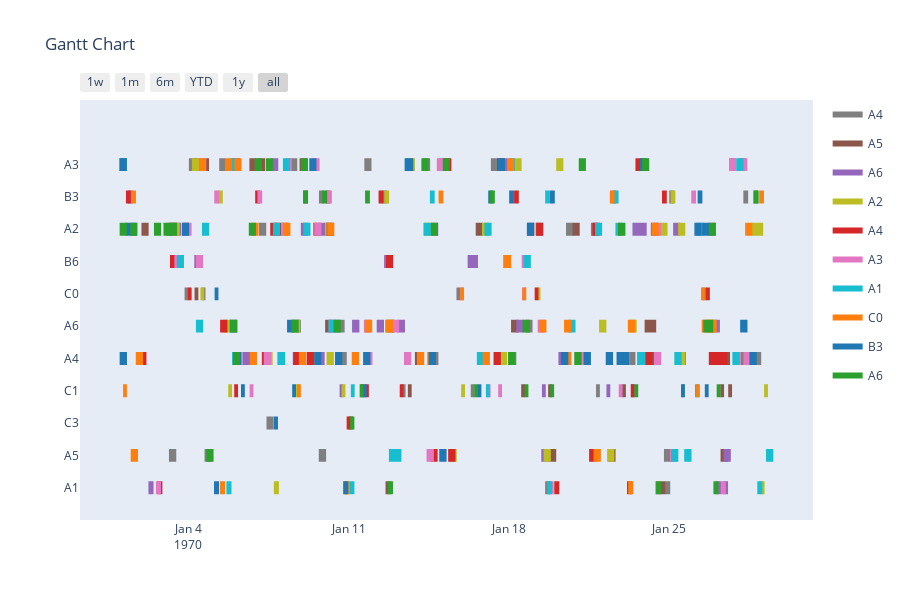

Notebook code cell kept with this figure:
### Code cell
results= to_visualize(oven_stack)

df = pd.DataFrame(results, columns=['Job', 'Machine', 'Start', 'Duration', 'Finish'])
df=df.rename(columns={"Job": "Task"})
df.Start = pd.to_datetime(df.Start, unit='s', errors='coerce')
df.Finish = pd.to_datetime(df.Finish, unit='s', errors='coerce')
df.Duration = df.Duration * 60
df = df[['Machine','Start','Duration', 'Finish','Task']]
df['Machine'] = 'O' + df['Machine'].astype(str)
#print(df)

colors = {1: 'rgb(220, 0, 0)',
          2: (1, 0.9, 0.16),
          3: 'rgb(0, 255, 100)',
          4: 'rgb(220, 0, 0)',
          5: (1, 0.9, 0.16),
          6: 'rgb(0, 255, 100)',}

fig = ff.create_gantt(df, group_tasks=True, show_colorbar=True)
fig.show()

### Figure 1 — Plotly figure (JSON) as saved in the notebook; plotly's stock layout.template omitted (floating-point values rounded to 4 significant figures; data arrays with more than 128 entries replaced by an {"elided": "..."} marker saying what was removed)
{"data": [{"fill": "toself", "fillcolor": "rgb(127, 127, 127)", "hoverinfo": "name", "legendgroup": "rgb(127, 127, 127)", "mode": "none", "name": "A4", "type": "scatter", "x": {"elided": "209 str values"}, "y": {"elided": "209 float values"}}, {"fill": "toself", "fillcolor": "rgb(140, 86, 75)", "hoverinfo": "name", "legendgroup": "rgb(140, 86, 75)", "mode": "none", "name": "A5", "type": "scatter", "x": {"elided": "209 str values"}, "y": {"elided": "209 float values"}}, {"fill": "toself", "fillcolor": "rgb(148, 103, 189)", "hoverinfo": "name", "legendgroup": "rgb(148, 103, 189)", "mode": "none", "name": "A6", "type": "scatter", "x": {"elided": "209 str values"}, "y": {"elided": "209 float values"}}, {"fill": "toself", "fillcolor": "rgb(188, 189, 34)", "hoverinfo": "name", "legendgroup": "rgb(188, 189, 34)", "mode": "none", "name": "A2", "type": "scatter", "x": {"elided": "209 str values"}, "y": {"elided": "209 float values"}}, {"fill": "toself", "fillcolor": "rgb(214, 39, 40)", "hoverinfo": "name", "legendgroup": "rgb(214, 39, 40)", "mode": "none", "name": "A4", "type": "scatter", "x": {"elided": "209 str values"}, "y": {"elided": "209 float values"}}, {"fill": "toself", "fillcolor": "rgb(227, 119, 194)", "hoverinfo": "name", "legendgroup": "rgb(227, 119, 194)", "mode": "none", "name": "A3", "type": "scatter", "x": {"elided": "209 str values"}, "y": {"elided": "209 float values"}}, {"fill": "toself", "fillcolor": "rgb(23, 190, 207)", "hoverinfo": "name", "legendgroup": "rgb(23, 190, 207)", "mode": "none", "name": "A1", "type": "scatter", "x": {"elided": "209 str values"}, "y": {"elided": "209 float values"}}, {"fill": "toself", "fillcolor": "rgb(255, 127, 14)", "hoverinfo": "name", "legendgroup": "rgb(255, 127, 14)", "mode": "none", "name": "C0", "type": "scatter", "x": {"elided": "209 str values"}, "y": {"elided": "209 float values"}}, {"fill": "toself", "fillcolor": "rgb(31, 119, 180)", "hoverinfo": "name", "legendgroup": "rgb(31, 119, 180)", "mode": "none", "name": "B3", "type": "scatter", "x": {"elided": "209 str values"}, "y": {"elided": "209 float values"}}, {"fill": "toself", "fillcolor": "rgb(44, 160, 44)", "hoverinfo": "name", "legendgroup": "rgb(44, 160, 44)", "mode": "none", "name": "A6", "type": "scatter", "x": {"elided": "209 str values"}, "y": {"elided": "209 float values"}}, {"legendgroup": "rgb(127, 127, 127)", "marker": {"color": "rgb(127, 127, 127)", "opacity": 0, "size": 1}, "mode": "markers", "name": "", "showlegend": false, "text": [null, null, null, null, null, null, null, null, null, null, null, null, null, null, null, null, null, null, null, null, null, null, null, null, null, null, null, null, null, null, null, null, null, null, null, null, null, null, null, null, null, null, null, null, null, null, null, null, null, null, null, null, null, null, null, null, null, null, null, null, null, null, null, null, null, null, null, null, null, null, null, null, null, null, null, null, null, null, null, null, null, null, null, null], "type": "scatter", "x": ["1970-01-04T13:55:40", "1970-01-04T17:55:40", "1970-01-08T14:15:34", "1970-01-08T21:55:34", "1970-01-11T16:21:35", "1970-01-11T23:51:35", "1970-01-17T04:54:51", "1970-01-17T12:24:51", "1970-01-21T13:46:30", "1970-01-21T21:16:30", "1970-01-25T06:12:15", "1970-01-25T13:52:15", "1970-01-28T15:51:40", "1970-01-28T20:51:40", "1970-01-04T16:57:47", "1970-01-05T00:37:47", "1970-01-08T10:36:13", "1970-01-08T18:06:13", "1970-01-12T11:02:50", "1970-01-12T16:02:50", "1970-01-16T07:51:52", "1970-01-16T11:51:52", "1970-01-19T13:48:26", "1970-01-19T19:08:26", "1970-01-24T19:31:32", "1970-01-25T00:51:32", "1970-01-28T16:31:06", "1970-01-29T00:11:06", "1970-01-05T08:19:01", "1970-01-05T15:49:01", "1970-01-09T16:50:42", "1970-01-09T21:50:42", "1970-01-14T05:49:23", "1970-01-14T13:19:23", "1970-01-19T03:49:31", "1970-01-19T11:19:31", "1970-01-23T04:44:57", "1970-01-23T12:24:57", "1970-01-26T10:47:20", "1970-01-26T14:47:20", "1970-01-03T03:38:34", "1970-01-03T11:18:34", "1970-01-07T02:02:53", "1970-01-07T09:32:53", "1970-01-09T16:38:03", "1970-01-10T00:18:03", "1970-01-13T07:33:11", "1970-01-13T11:33:11", "1970-01-17T23:53:49", "1970-01-18T07:33:49", "1970-01-21T19:08:06", "1970-01-21T23:08:06", "1970-01-24T23:50:02", "1970-01-25T04:50:02", "1970-01-28T05:28:46", "1970-01-28T10:28:46", "1970-01-03T20:01:56", "1970-01-04T00:01:56", "1970-01-07T12:38:42", "1970-01-07T17:08:42", "1970-01-10T12:03:18", "1970-01-10T19:43:18", "1970-01-14T14:18:46", "1970-01-14T21:58:46", "1970-01-18T16:55:09", "1970-01-19T00:35:09", "1970-01-23T07:44:56", "1970-01-23T11:44:56", "1970-01-27T14:33:34", "1970-01-27T22:03:34", "1970-01-04T00:30:15", "1970-01-04T08:00:15", "1970-01-07T09:52:06", "1970-01-07T14:22:06", "1970-01-10T14:17:24", "1970-01-10T21:57:24", "1970-01-15T16:51:53", "1970-01-15T20:51:53", "1970-01-20T11:42:08", "1970-01-20T19:12:08", "1970-01-24T18:17:32", "1970-01-25T01:57:32", "1970-01-28T00:11:54", "1970-01-28T07:51:54"], "y": [6, 6, 5, 5, 10, 10, 10, 10, 8, 8, 4, 4, 9, 9, 1, 1, 10, 10, 9, 9, 3, 3, 0, 0, 0, 0, 4, 4, 10, 10, 9, 9, 10, 10, 8, 8, 4, 4, 6, 6, 1, 1, 8, 8, 1, 1, 3, 3, 4, 4, 3, 3, 9, 9, 9, 9, 6, 6, 2, 2, 5, 5, 4, 4, 5, 5, 3, 3, 10, 10, 10, 10, 2, 2, 4, 4, 6, 6, 8, 8, 1, 1, 4, 4]}, {"legendgroup": "rgb(140, 86, 75)", "marker": {"color": "rgb(140, 86, 75)", "opacity": 0, "size": 1}, "mode": "markers", "name": "", "showlegend": false, "text": [null, null, null, null, null, null, null, null, null, null, null, null, null, null, null, null, null, null, null, null, null, null, null, null, null, null, null, null, null, null, null, null, null, null, null, null, null, null, null, null, null, null, null, null, null, null, null, null, null, null, null, null, null, null, null, null, null, null, null, null, null, null, null, null, null, null, null, null, null, null, null, null, null, null, null, null, null, null, null, null, null, null, null, null], "type": "scatter", "x": ["1970-01-04T04:41:44", "1970-01-04T12:11:44", "1970-01-07T19:14:21", "1970-01-08T02:44:21", "1970-01-10T23:53:01", "1970-01-11T04:23:01", "1970-01-16T13:04:42", "1970-01-16T20:34:42", "1970-01-19T17:43:37", "1970-01-20T01:23:37", "1970-01-24T14:34:06", "1970-01-24T19:54:06", "1970-01-28T00:51:42", "1970-01-28T08:21:42", "1970-01-04T06:27:58", "1970-01-04T10:27:58", "1970-01-07T21:30:11", "1970-01-08T05:10:11", "1970-01-11T12:17:26", "1970-01-11T16:17:26", "1970-01-14T23:02:35", "1970-01-15T06:32:35", "1970-01-18T19:03:30", "1970-01-19T02:33:30", "1970-01-23T22:02:01", "1970-01-24T05:42:01", "1970-01-27T07:52:34", "1970-01-27T15:32:34", "1970-01-04T14:09:25", "1970-01-04T21:39:25", "1970-01-08T20:30:00", "1970-01-09T04:00:00", "1970-01-12T16:09:38", "1970-01-12T23:49:38", "1970-01-18T12:43:18", "1970-01-18T16:43:18", "1970-01-22T07:55:09", "1970-01-22T15:35:09", "1970-01-25T09:31:53", "1970-01-25T17:11:53", "1970-01-01T22:51:51", "1970-01-02T06:21:51", "1970-01-06T13:52:29", "1970-01-06T21:32:29", "1970-01-09T00:18:56", "1970-01-09T05:18:56", "1970-01-12T14:35:06", "1970-01-12T19:55:06", "1970-01-16T19:05:49", "1970-01-17T02:45:49", "1970-01-20T18:30:18", "1970-01-21T02:00:18", "1970-01-24T02:29:19", "1970-01-24T10:09:19", "1970-01-27T13:37:45", "1970-01-27T17:37:45", "1970-01-03T04:00:41", "1970-01-03T11:30:41", "1970-01-07T00:50:18", "1970-01-07T08:20:18", "1970-01-09T23:17:44", "1970-01-10T06:57:44", "1970-01-13T21:20:35", "1970-01-14T05:00:35", "1970-01-18T02:05:20", "1970-01-18T09:45:20", "1970-01-22T22:24:50", "1970-01-23T02:24:50", "1970-01-27T05:16:52", "1970-01-27T09:16:52", "1970-01-03T09:06:28", "1970-01-03T16:36:28", "1970-01-06T15:57:53", "1970-01-06T23:27:53", "1970-01-09T23:40:21", "1970-01-10T04:40:21", "1970-01-13T13:57:43", "1970-01-13T17:57:43", "1970-01-19T16:57:32", "1970-01-19T20:57:32", "1970-01-24T02:08:50", "1970-01-24T09:48:50", "1970-01-27T05:35:30", "1970-01-27T13:15:30"], "y": [10, 10, 8, 8, 2, 2, 8, 8, 1, 1, 0, 0, 10, 10, 6, 6, 4, 4, 3, 3, 10, 10, 8, 8, 5, 5, 4, 4, 10, 10, 10, 10, 5, 5, 3, 3, 1, 1, 4, 4, 8, 8, 4, 4, 9, 9, 0, 0, 4, 4, 8, 8, 5, 5, 3, 3, 8, 8, 10, 10, 5, 5, 4, 4, 5, 5, 3, 3, 3, 3, 7, 7, 10, 10, 9, 9, 3, 3, 3, 3, 4, 4, 1, 1]}, {"legendgroup": "rgb(148, 103, 189)", "marker": {"color": "rgb(148, 103, 189)", "opacity": 0, "size": 1}, "mode": "markers", "name": "", "showlegend": false, "text": [null, null, null, null, null, null, null, null, null, null, null, null, null, null, null, null, null, null, null, null, null, null, null, null, null, null, null, null, null, null, null, null, null, null, null, null, null, null, null, null, null, null, null, null, null, null, null, null, null, null, null, null, null, null, null, null, null, null, null, null, null, null, null, null, null, null, null, null, null, null, null, null, null, null, null, null, null, null, null, null, null, null, null, null], "type": "scatter", "x": ["1970-01-03T09:03:04", "1970-01-03T16:33:04", "1970-01-07T05:16:00", "1970-01-07T12:56:00", "1970-01-10T14:27:27", "1970-01-10T18:27:27", "1970-01-16T04:36:36", "1970-01-16T12:06:36", "1970-01-19T10:27:23", "1970-01-19T14:27:23", "1970-01-24T04:29:11", "1970-01-24T11:59:11", "1970-01-27T08:40:54", "1970-01-27T16:20:54", "1970-01-03T17:30:42", "1970-01-04T01:00:42", "1970-01-07T14:42:00", "1970-01-07T22:12:00", "1970-01-11T03:31:15", "1970-01-11T11:11:15", "1970-01-14T14:17:35", "1970-01-14T21:47:35", "1970-01-18T07:37:32", "1970-01-18T15:17:32", "1970-01-23T14:17:03", "1970-01-23T21:57:03", "1970-01-27T00:56:41", "1970-01-27T06:16:41", "1970-01-04T06:13:42", "1970-01-04T13:43:42", "1970-01-08T13:23:07", "1970-01-08T21:03:07", "1970-01-12T13:04:56", "1970-01-12T20:34:56", "1970-01-17T14:33:58", "1970-01-17T22:03:58", "1970-01-22T06:01:49", "1970-01-22T10:01:49", "1970-01-25T03:55:32", "1970-01-25T11:25:32", "1970-01-01T08:51:17", "1970-01-01T13:51:17", "1970-01-05T19:56:16", "1970-01-06T03:26:16", "1970-01-08T21:49:52", "1970-01-09T05:19:52", "1970-01-12T05:18:22", "1970-01-12T12:58:22", "1970-01-16T07:55:21", "1970-01-16T15:25:21", "1970-01-20T03:41:36", "1970-01-20T11:21:36", "1970-01-23T16:41:32", "1970-01-24T00:11:32", "1970-01-27T08:05:07", "1970-01-27T13:25:07", "1970-01-02T06:10:27", "1970-01-02T11:30:27", "1970-01-06T14:04:11", "1970-01-06T21:44:11", "1970-01-09T15:06:07", "1970-01-09T22:46:07", "1970-01-13T11:46:11", "1970-01-13T19:16:11", "1970-01-17T18:03:14", "1970-01-18T01:33:14", "1970-01-22T11:25:39", "1970-01-22T16:25:39", "1970-01-26T16:58:43", "1970-01-27T00:28:43", "1970-01-03T01:23:45", "1970-01-03T08:53:45", "1970-01-06T08:33:22", "1970-01-06T16:13:22", "1970-01-09T18:03:05", "1970-01-10T01:33:05", "1970-01-13T03:18:15", "1970-01-13T10:58:15", "1970-01-19T09:47:13", "1970-01-19T17:27:13", "1970-01-23T09:17:42", "1970-01-23T16:47:42", "1970-01-26T21:14:16", "1970-01-27T04:54:16"], "y": [8, 8, 4, 4, 3, 3, 7, 7, 3, 3, 8, 8, 1, 1, 8, 8, 10, 10, 5, 5, 8, 8, 5, 5, 4, 4, 0, 0, 7, 7, 4, 4, 7, 7, 10, 10, 3, 3, 8, 8, 9, 9, 10, 10, 8, 8, 5, 5, 7, 7, 4, 4, 8, 8, 0, 0, 0, 0, 4, 4, 4, 4, 10, 10, 7, 7, 9, 9, 8, 8, 8, 8, 4, 4, 8, 8, 5, 5, 1, 1, 8, 8, 5, 5]}, {"legendgroup": "rgb(188, 189, 34)", "marker": {"color": "rgb(188, 189, 34)", "opacity": 0, "size": 1}, "mode": "markers", "name": "", "showlegend": false, "text": [null, null, null, null, null, null, null, null, null, null, null, null, null, null, null, null, null, null, null, null, null, null, null, null, null, null, null, null, null, null, null, null, null, null, null, null, null, null, null, null, null, null, null, null, null, null, null, null, null, null, null, null, null, null, null, null, null, null, null, null, null, null, null, null, null, null, null, null, null, null, null, null, null, null, null, null, null, null, null, null, null, null, null, null], "type": "scatter", "x": ["1970-01-05T12:31:36", "1970-01-05T20:11:36", "1970-01-08T16:40:37", "1970-01-08T20:40:37", "1970-01-12T13:21:33", "1970-01-12T18:21:33", "1970-01-17T14:14:44", "1970-01-17T21:54:44", "1970-01-22T06:44:18", "1970-01-22T14:24:18", "1970-01-25T09:08:19", "1970-01-25T16:38:19", "1970-01-28T22:24:58", "1970-01-29T03:44:58", "1970-01-05T07:00:32", "1970-01-05T12:00:32", "1970-01-08T13:28:41", "1970-01-08T21:08:41", "1970-01-12T14:00:26", "1970-01-12T21:40:26", "1970-01-16T19:37:07", "1970-01-17T03:07:07", "1970-01-20T01:22:41", "1970-01-20T08:52:41", "1970-01-25T01:14:06", "1970-01-25T06:14:06", "1970-01-29T03:11:22", "1970-01-29T07:11:22", "1970-01-05T17:46:19", "1970-01-05T21:46:19", "1970-01-10T00:46:08", "1970-01-10T08:26:08", "1970-01-14T06:19:25", "1970-01-14T13:49:25", "1970-01-19T12:08:32", "1970-01-19T19:48:32", "1970-01-23T06:05:05", "1970-01-23T13:45:05", "1970-01-26T13:44:43", "1970-01-26T21:24:43", "1970-01-03T07:29:20", "1970-01-03T14:59:20", "1970-01-07T08:37:33", "1970-01-07T16:17:33", "1970-01-09T23:06:39", "1970-01-10T06:36:39", "1970-01-13T13:52:39", "1970-01-13T21:22:39", "1970-01-18T05:38:33", "1970-01-18T13:08:33", "1970-01-21T22:18:11", "1970-01-22T05:58:11", "1970-01-25T12:10:42", "1970-01-25T16:10:42", "1970-01-28T18:44:18", "1970-01-29T02:14:18", "1970-01-04T03:39:57", "1970-01-04T11:09:57", "1970-01-07T17:32:13", "1970-01-07T22:52:13", "1970-01-10T19:45:10", "1970-01-11T01:05:10", "1970-01-15T09:29:31", "1970-01-15T17:09:31", "1970-01-19T04:54:02", "1970-01-19T08:54:02", "1970-01-24T14:32:06", "1970-01-24T22:02:06", "1970-01-27T19:23:55", "1970-01-28T03:03:55", "1970-01-04T12:37:16", "1970-01-04T16:37:16", "1970-01-08T01:10:30", "1970-01-08T08:40:30", "1970-01-10T16:32:26", "1970-01-10T20:32:26", "1970-01-15T21:48:17", "1970-01-16T01:48:17", "1970-01-20T22:55:00", "1970-01-21T06:35:00", "1970-01-25T09:07:08", "1970-01-25T16:47:08", "1970-01-28T14:07:14", "1970-01-28T21:37:14"], "y": [5, 5, 3, 3, 9, 9, 4, 4, 1, 1, 8, 8, 0, 0, 9, 9, 5, 5, 5, 5, 8, 8, 10, 10, 9, 9, 3, 3, 3, 3, 4, 4, 8, 8, 1, 1, 5, 5, 5, 5, 8, 8, 4, 4, 8, 8, 10, 10, 10, 10, 5, 5, 3, 3, 8, 8, 10, 10, 0, 0, 0, 0, 1, 1, 6, 6, 8, 8, 4, 4, 6, 6, 8, 8, 3, 3, 3, 3, 4, 4, 4, 4, 8, 8]}, {"legendgroup": "rgb(214, 39, 40)", "marker": {"color": "rgb(214, 39, 40)", "opacity": 0, "size": 1}, "mode": "markers", "name": "", "showlegend": false, "text": [null, null, null, null, null, null, null, null, null, null, null, null, null, null, null, null, null, null, null, null, null, null, null, null, null, null, null, null, null, null, null, null, null, null, null, null, null, null, null, null, null, null, null, null, null, null, null, null, null, null, null, null, null, null, null, null, null, null, null, null, null, null, null, null, null, null, null, null, null, null, null, null, null, null, null, null, null, null, null, null, null, null, null, null], "type": "scatter", "x": ["1970-01-03T04:44:15", "1970-01-03T12:14:15", "1970-01-06T21:59:59", "1970-01-07T02:59:59", "1970-01-10T00:50:49", "1970-01-10T08:20:49", "1970-01-15T04:03:41", "1970-01-15T11:33:41", "1970-01-19T04:24:50", "1970-01-19T11:54:50", "1970-01-23T22:30:47", "1970-01-24T06:10:47", "1970-01-27T05:06:57", "1970-01-27T12:46:57", "1970-01-02T15:26:38", "1970-01-02T20:46:38", "1970-01-07T04:59:38", "1970-01-07T12:39:38", "1970-01-10T21:50:14", "1970-01-11T02:20:14", "1970-01-14T13:29:50", "1970-01-14T21:09:50", "1970-01-18T05:14:18", "1970-01-18T10:14:18", "1970-01-23T07:31:31", "1970-01-23T11:31:31", "1970-01-26T21:51:43", "1970-01-27T05:31:43", "1970-01-03T23:25:09", "1970-01-04T03:25:09", "1970-01-07T13:45:21", "1970-01-07T21:15:21", "1970-01-12T07:16:20", "1970-01-12T12:16:20", "1970-01-17T07:44:35", "1970-01-17T15:24:35", "1970-01-21T11:52:51", "1970-01-21T19:32:51", "1970-01-24T16:15:32", "1970-01-24T21:15:32", "1970-01-01T00:00:00", "1970-01-01T07:30:00", "1970-01-05T09:15:37", "1970-01-05T16:55:37", "1970-01-08T13:56:17", "1970-01-08T21:36:17", "1970-01-11T17:06:26", "1970-01-11T21:06:26", "1970-01-15T08:11:27", "1970-01-15T15:51:27", "1970-01-19T23:19:56", "1970-01-20T04:39:56", "1970-01-23T12:25:09", "1970-01-23T19:55:09", "1970-01-27T02:24:21", "1970-01-27T10:04:21", "1970-01-01T20:24:23", "1970-01-02T04:04:23", "1970-01-06T00:01:11", "1970-01-06T04:01:11", "1970-01-09T10:59:32", "1970-01-09T18:29:32", "1970-01-13T05:27:38", "1970-01-13T09:27:38", "1970-01-17T11:30:09", "1970-01-17T19:00:09", "1970-01-21T15:18:33", "1970-01-21T22:48:33", "1970-01-26T14:22:23", "1970-01-26T18:22:23", "1970-01-01T06:35:27", "1970-01-01T11:35:27", "1970-01-05T22:36:23", "1970-01-06T06:06:23", "1970-01-09T03:57:30", "1970-01-09T11:37:30", "1970-01-12T15:05:19", "1970-01-12T22:35:19", "1970-01-19T02:48:30", "1970-01-19T06:48:30", "1970-01-23T03:37:26", "1970-01-23T08:57:26", "1970-01-26T17:16:38", "1970-01-27T00:56:38"], "y": [7, 7, 9, 9, 8, 8, 10, 10, 8, 8, 4, 4, 4, 4, 0, 0, 4, 4, 2, 2, 1, 1, 9, 9, 3, 3, 4, 4, 6, 6, 8, 8, 9, 9, 4, 4, 1, 1, 9, 9, 10, 10, 5, 5, 4, 4, 3, 3, 1, 1, 0, 0, 10, 10, 4, 4, 4, 4, 3, 3, 8, 8, 3, 3, 10, 10, 8, 8, 6, 6, 9, 9, 10, 10, 4, 4, 7, 7, 6, 6, 0, 0, 4, 4]}, {"legendgroup": "rgb(227, 119, 194)", "marker": {"color": "rgb(227, 119, 194)", "opacity": 0, "size": 1}, "mode": "markers", "name": "", "showlegend": false, "text": [null, null, null, null, null, null, null, null, null, null, null, null, null, null, null, null, null, null, null, null, null, null, null, null, null, null, null, null, null, null, null, null, null, null, null, null, null, null, null, null, null, null, null, null, null, null, null, null, null, null, null, null, null, null, null, null, null, null, null, null, null, null, null, null, null, null, null, null, null, null, null, null, null, null, null, null, null, null, null, null, null, null, null, null], "type": "scatter", "x": ["1970-01-04T07:53:44", "1970-01-04T15:23:44", "1970-01-08T04:49:33", "1970-01-08T12:19:33", "1970-01-11T15:53:52", "1970-01-11T23:33:52", "1970-01-17T00:38:09", "1970-01-17T04:38:09", "1970-01-21T00:22:56", "1970-01-21T08:02:56", "1970-01-25T00:31:06", "1970-01-25T08:11:06", "1970-01-28T05:31:59", "1970-01-28T13:11:59", "1970-01-04T11:14:32", "1970-01-04T18:44:32", "1970-01-08T01:08:52", "1970-01-08T08:38:52", "1970-01-11T17:13:52", "1970-01-12T00:53:52", "1970-01-15T20:43:11", "1970-01-16T00:43:11", "1970-01-19T05:55:46", "1970-01-19T13:35:46", "1970-01-24T07:45:15", "1970-01-24T15:15:15", "1970-01-28T02:13:24", "1970-01-28T09:43:24", "1970-01-05T03:08:25", "1970-01-05T08:08:25", "1970-01-09T11:50:42", "1970-01-09T19:20:42", "1970-01-13T09:53:58", "1970-01-13T17:33:58", "1970-01-18T13:34:15", "1970-01-18T17:34:15", "1970-01-22T18:52:33", "1970-01-22T22:52:33", "1970-01-25T22:53:14", "1970-01-26T03:53:14", "1970-01-02T13:58:56", "1970-01-02T19:18:56", "1970-01-06T16:12:28", "1970-01-06T20:12:28", "1970-01-09T10:00:14", "1970-01-09T17:30:14", "1970-01-12T21:11:13", "1970-01-13T04:51:13", "1970-01-17T12:36:33", "1970-01-17T16:36:33", "1970-01-21T01:55:40", "1970-01-21T09:35:40", "1970-01-24T07:46:55", "1970-01-24T15:26:55", "1970-01-27T19:12:48", "1970-01-28T02:52:48", "1970-01-03T09:17:51", "1970-01-03T16:47:51", "1970-01-07T06:54:59", "1970-01-07T14:34:59", "1970-01-10T01:20:55", "1970-01-10T06:20:55", "1970-01-14T09:33:04", "1970-01-14T17:13:04", "1970-01-18T13:13:05", "1970-01-18T20:43:05", "1970-01-22T23:04:51", "1970-01-23T06:44:51", "1970-01-27T05:46:28", "1970-01-27T11:06:28", "1970-01-03T19:52:30", "1970-01-04T03:22:30", "1970-01-07T00:22:39", "1970-01-07T05:22:39", "1970-01-10T02:59:27", "1970-01-10T10:39:27", "1970-01-14T20:16:45", "1970-01-15T03:46:45", "1970-01-19T17:24:52", "1970-01-19T22:44:52", "1970-01-24T09:11:30", "1970-01-24T14:31:30", "1970-01-27T14:25:58", "1970-01-27T21:55:58"], "y": [7, 7, 10, 10, 5, 5, 3, 3, 4, 4, 1, 1, 4, 4, 10, 10, 8, 8, 4, 4, 6, 6, 5, 5, 8, 8, 10, 10, 9, 9, 8, 8, 4, 4, 6, 6, 3, 3, 9, 9, 0, 0, 3, 3, 10, 10, 5, 5, 3, 3, 4, 4, 4, 4, 4, 4, 7, 7, 4, 4, 9, 9, 1, 1, 7, 7, 4, 4, 0, 0, 8, 8, 9, 9, 5, 5, 10, 10, 0, 0, 0, 0, 10, 10]}, {"legendgroup": "rgb(23, 190, 207)", "marker": {"color": "rgb(23, 190, 207)", "opacity": 0, "size": 1}, "mode": "markers", "name": "", "showlegend": false, "text": [null, null, null, null, null, null, null, null, null, null, null, null, null, null, null, null, null, null, null, null, null, null, null, null, null, null, null, null, null, null, null, null, null, null, null, null, null, null, null, null, null, null, null, null, null, null, null, null, null, null, null, null, null, null, null, null, null, null, null, null, null, null, null, null, null, null, null, null, null, null, null, null, null, null, null, null, null, null, null, null, null, null, null, null], "type": "scatter", "x": ["1970-01-05T19:21:33", "1970-01-06T02:51:33", "1970-01-09T00:22:47", "1970-01-09T07:52:47", "1970-01-12T18:07:16", "1970-01-13T01:47:16", "1970-01-17T22:34:11", "1970-01-18T06:04:11", "1970-01-22T13:44:59", "1970-01-22T18:44:59", "1970-01-26T02:49:13", "1970-01-26T06:49:13", "1970-01-01T00:00:00", "1970-01-01T07:30:00", "1970-01-05T15:50:32", "1970-01-05T21:10:32", "1970-01-09T00:25:22", "1970-01-09T07:55:22", "1970-01-12T23:31:53", "1970-01-13T07:11:53", "1970-01-16T23:43:49", "1970-01-17T03:43:49", "1970-01-20T13:57:36", "1970-01-20T21:37:36", "1970-01-25T05:09:09", "1970-01-25T12:49:09", "1970-01-01T00:00:00", "1970-01-01T07:30:00", "1970-01-05T21:48:04", "1970-01-06T05:28:04", "1970-01-10T05:50:35", "1970-01-10T13:30:35", "1970-01-14T13:03:31", "1970-01-14T18:03:31", "1970-01-19T13:49:26", "1970-01-19T18:49:26", "1970-01-23T15:02:51", "1970-01-23T22:42:51", "1970-01-27T17:56:25", "1970-01-28T01:36:25", "1970-01-03T11:54:20", "1970-01-03T19:24:20", "1970-01-07T16:33:00", "1970-01-08T00:03:00", "1970-01-10T02:51:51", "1970-01-10T10:31:51", "1970-01-14T06:36:00", "1970-01-14T14:06:00", "1970-01-18T15:20:12", "1970-01-18T22:50:12", "1970-01-22T15:27:59", "1970-01-22T22:57:59", "1970-01-26T04:18:19", "1970-01-26T11:48:19", "1970-01-29T05:14:15", "1970-01-29T12:54:15", "1970-01-04T07:53:40", "1970-01-04T15:33:40", "1970-01-07T21:48:56", "1970-01-08T05:28:56", "1970-01-11T02:14:44", "1970-01-11T06:14:44", "1970-01-16T14:15:11", "1970-01-16T21:55:11", "1970-01-19T15:50:09", "1970-01-19T21:10:09", "1970-01-25T01:43:06", "1970-01-25T09:23:06", "1970-01-27T22:03:31", "1970-01-28T05:33:31", "1970-01-04T14:16:12", "1970-01-04T21:46:12", "1970-01-08T03:03:17", "1970-01-08T10:33:17", "1970-01-11T00:37:49", "1970-01-11T05:57:49", "1970-01-16T22:11:50", "1970-01-17T05:41:50", "1970-01-21T18:00:47", "1970-01-22T01:30:47", "1970-01-25T15:30:00", "1970-01-25T23:10:00", "1970-01-28T20:05:50", "1970-01-29T01:25:50"], "y": [10, 10, 8, 8, 1, 1, 10, 10, 9, 9, 3, 3, 10, 10, 0, 0, 8, 8, 1, 1, 3, 3, 5, 5, 4, 4, 10, 10, 4, 4, 5, 5, 9, 9, 9, 9, 4, 4, 4, 4, 7, 7, 8, 8, 5, 5, 8, 8, 7, 7, 8, 8, 8, 8, 1, 1, 5, 5, 4, 4, 3, 3, 4, 4, 0, 0, 1, 1, 10, 10, 8, 8, 10, 10, 0, 0, 8, 8, 8, 8, 1, 1, 0, 0]}, {"legendgroup": "rgb(255, 127, 14)", "marker": {"color": "rgb(255, 127, 14)", "opacity": 0, "size": 1}, "mode": "markers", "name": "", "showlegend": false, "text": [null, null, null, null, null, null, null, null, null, null, null, null, null, null, null, null, null, null, null, null, null, null, null, null, null, null, null, null, null, null, null, null, null, null, null, null, null, null, null, null, null, null, null, null, null, null, null, null, null, null, null, null, null, null, null, null, null, null, null, null, null, null, null, null, null, null, null, null, null, null, null, null, null, null, null, null, null, null, null, null, null, null, null, null], "type": "scatter", "x": ["1970-01-01T12:05:46", "1970-01-01T17:05:46", "1970-01-06T00:13:34", "1970-01-06T07:43:34", "1970-01-09T11:53:35", "1970-01-09T19:33:35", "1970-01-14T10:18:56", "1970-01-14T17:58:56", "1970-01-18T14:02:17", "1970-01-18T18:02:17", "1970-01-23T04:49:25", "1970-01-23T10:09:25", "1970-01-26T17:26:46", "1970-01-27T01:06:46", "1970-01-01T11:34:01", "1970-01-01T19:14:01", "1970-01-06T16:11:20", "1970-01-06T23:51:20", "1970-01-10T01:26:34", "1970-01-10T08:56:34", "1970-01-13T23:26:30", "1970-01-14T07:06:30", "1970-01-17T18:41:53", "1970-01-18T02:11:53", "1970-01-21T16:31:14", "1970-01-22T00:11:14", "1970-01-26T09:49:21", "1970-01-26T17:29:21", "1970-01-01T16:54:44", "1970-01-02T00:34:44", "1970-01-06T18:03:28", "1970-01-07T01:33:28", "1970-01-11T03:09:32", "1970-01-11T10:49:32", "1970-01-15T20:51:05", "1970-01-16T00:51:05", "1970-01-20T09:37:34", "1970-01-20T17:17:34", "1970-01-24T05:24:13", "1970-01-24T12:54:13", "1970-01-28T07:21:59", "1970-01-28T14:51:59", "1970-01-04T11:02:45", "1970-01-04T18:32:45", "1970-01-08T03:26:29", "1970-01-08T10:56:29", "1970-01-10T18:48:51", "1970-01-11T00:08:51", "1970-01-14T22:09:28", "1970-01-15T03:09:28", "1970-01-19T07:30:43", "1970-01-19T15:10:43", "1970-01-23T04:27:35", "1970-01-23T12:07:35", "1970-01-26T17:56:49", "1970-01-27T01:36:49", "1970-01-01T03:36:20", "1970-01-01T07:36:20", "1970-01-05T09:13:14", "1970-01-05T14:33:14", "1970-01-08T17:51:07", "1970-01-08T21:51:07", "1970-01-12T14:45:07", "1970-01-12T22:25:07", "1970-01-16T20:17:46", "1970-01-17T03:57:46", "1970-01-20T09:38:16", "1970-01-20T17:18:16", "1970-01-26T03:58:21", "1970-01-26T07:58:21", "1970-01-28T22:05:26", "1970-01-29T03:05:26", "1970-01-05T14:21:10", "1970-01-05T21:51:10", "1970-01-08T19:45:57", "1970-01-09T03:25:57", "1970-01-11T16:55:32", "1970-01-12T00:35:32", "1970-01-17T21:51:07", "1970-01-18T05:21:07", "1970-01-22T09:34:12", "1970-01-22T14:34:12", "1970-01-26T09:07:25", "1970-01-26T13:07:25"], "y": [9, 9, 10, 10, 4, 4, 4, 4, 6, 6, 0, 0, 5, 5, 1, 1, 4, 4, 8, 8, 4, 4, 7, 7, 1, 1, 5, 5, 4, 4, 8, 8, 4, 4, 6, 6, 5, 5, 8, 8, 8, 8, 10, 10, 8, 8, 0, 0, 9, 9, 5, 5, 5, 5, 5, 5, 3, 3, 0, 0, 3, 3, 5, 5, 4, 4, 4, 4, 3, 3, 9, 9, 10, 10, 4, 4, 5, 5, 10, 10, 9, 9, 6, 6]}, {"legendgroup": "rgb(31, 119, 180)", "marker": {"color": "rgb(31, 119, 180)", "opacity": 0, "size": 1}, "mode": "markers", "name": "", "showlegend": false, "text": [null, null, null, null, null, null, null, null, null, null, null, null, null, null, null, null, null, null, null, null, null, null, null, null, null, null, null, null, null, null, null, null, null, null, null, null, null, null, null, null, null, null, null, null, null, null, null, null, null, null, null, null, null, null, null, null, null, null, null, null, null, null, null, null, null, null, null, null, null, null, null, null, null, null, null, null, null, null, null, null, null, null, null, null], "type": "scatter", "x": ["1970-01-01T00:00:00", "1970-01-01T07:30:00", "1970-01-06T00:08:02", "1970-01-06T07:48:02", "1970-01-09T06:41:10", "1970-01-09T14:11:10", "1970-01-13T10:34:35", "1970-01-13T18:04:35", "1970-01-18T00:06:44", "1970-01-18T05:06:44", "1970-01-22T16:37:14", "1970-01-23T00:17:14", "1970-01-26T10:20:42", "1970-01-26T17:50:42", "1970-01-01T10:23:48", "1970-01-01T17:53:48", "1970-01-05T19:21:50", "1970-01-06T03:01:50", "1970-01-09T11:49:51", "1970-01-09T19:29:51", "1970-01-13T12:10:02", "1970-01-13T19:40:02", "1970-01-17T12:12:10", "1970-01-17T19:42:10", "1970-01-21T06:07:09", "1970-01-21T13:47:09", "1970-01-25T12:12:53", "1970-01-25T16:12:53", "1970-01-01T06:05:49", "1970-01-01T13:35:49", "1970-01-06T07:09:29", "1970-01-06T11:09:29", "1970-01-10T18:12:48", "1970-01-10T23:32:48", "1970-01-14T22:52:09", "1970-01-15T06:32:09", "1970-01-20T06:26:20", "1970-01-20T14:06:20", "1970-01-23T17:03:16", "1970-01-24T00:33:16", "1970-01-28T02:07:42", "1970-01-28T09:47:42", "1970-01-03T17:14:42", "1970-01-04T00:44:42", "1970-01-07T17:22:01", "1970-01-07T21:52:01", "1970-01-10T09:40:31", "1970-01-10T17:20:31", "1970-01-14T11:44:35", "1970-01-14T19:24:35", "1970-01-18T18:38:00", "1970-01-19T02:08:00", "1970-01-22T22:22:09", "1970-01-23T06:02:09", "1970-01-26T13:06:09", "1970-01-26T17:06:09", "1970-01-01T00:00:00", "1970-01-01T07:40:00", "1970-01-05T03:30:01", "1970-01-05T07:30:01", "1970-01-08T07:23:49", "1970-01-08T15:03:49", "1970-01-11T15:04:34", "1970-01-11T22:44:34", "1970-01-16T15:00:25", "1970-01-16T19:00:25", "1970-01-19T18:54:54", "1970-01-19T23:54:54", "1970-01-26T02:10:51", "1970-01-26T09:40:51", "1970-01-28T11:48:07", "1970-01-28T19:28:07", "1970-01-05T02:52:32", "1970-01-05T08:12:32", "1970-01-08T12:45:49", "1970-01-08T16:45:49", "1970-01-11T14:47:12", "1970-01-11T18:47:12", "1970-01-17T02:11:40", "1970-01-17T07:11:40", "1970-01-22T05:18:13", "1970-01-22T12:58:13", "1970-01-26T05:33:19", "1970-01-26T10:33:19"], "y": [10, 10, 4, 4, 10, 10, 10, 10, 9, 9, 4, 4, 8, 8, 8, 8, 5, 5, 4, 4, 10, 10, 10, 10, 4, 4, 3, 3, 8, 8, 3, 3, 0, 0, 1, 1, 4, 4, 10, 10, 5, 5, 8, 8, 2, 2, 4, 4, 4, 4, 8, 8, 4, 4, 3, 3, 4, 4, 6, 6, 5, 5, 4, 4, 3, 3, 9, 9, 8, 8, 4, 4, 0, 0, 3, 3, 3, 3, 9, 9, 4, 4, 9, 9]}, {"legendgroup": "rgb(44, 160, 44)", "marker": {"color": "rgb(44, 160, 44)", "opacity": 0, "size": 1}, "mode": "markers", "name": "", "showlegend": false, "text": [null, null, null, null, null, null, null, null, null, null, null, null, null, null, null, null, null, null, null, null, null, null, null, null, null, null, null, null, null, null, null, null, null, null, null, null, null, null, null, null, null, null, null, null, null, null, null, null, null, null, null, null, null, null, null, null, null, null, null, null, null, null, null, null, null, null, null, null, null, null, null, null, null, null, null, null, null, null, null, null, null, null, null, null], "type": "scatter", "x": ["1970-01-02T21:53:53", "1970-01-03T05:23:53", "1970-01-06T15:17:37", "1970-01-06T22:47:37", "1970-01-09T20:11:26", "1970-01-10T01:11:26", "1970-01-14T13:59:35", "1970-01-14T21:29:35", "1970-01-18T16:17:39", "1970-01-18T20:17:39", "1970-01-23T19:22:20", "1970-01-24T02:52:20", "1970-01-27T01:32:07", "1970-01-27T05:32:07", "1970-01-02T11:58:48", "1970-01-02T19:28:48", "1970-01-06T21:29:47", "1970-01-07T04:59:47", "1970-01-10T08:01:27", "1970-01-10T15:41:27", "1970-01-14T04:08:55", "1970-01-14T11:38:55", "1970-01-17T22:56:08", "1970-01-18T06:36:08", "1970-01-22T18:08:17", "1970-01-23T01:38:17", "1970-01-26T17:12:35", "1970-01-27T00:42:35", "1970-01-03T04:46:14", "1970-01-03T12:16:14", "1970-01-07T09:04:23", "1970-01-07T16:34:23", "1970-01-11T11:28:17", "1970-01-11T15:28:17", "1970-01-16T11:28:40", "1970-01-16T15:28:40", "1970-01-20T20:18:32", "1970-01-21T03:58:32", "1970-01-24T10:01:05", "1970-01-24T15:21:05", "1970-01-28T16:31:34", "1970-01-28T21:31:34", "1970-01-04T18:43:51", "1970-01-05T02:23:51", "1970-01-08T11:57:27", "1970-01-08T19:37:27", "1970-01-11T01:26:20", "1970-01-11T05:56:20", "1970-01-15T02:29:59", "1970-01-15T09:59:59", "1970-01-19T19:13:31", "1970-01-19T23:13:31", "1970-01-23T11:20:52", "1970-01-23T15:20:52", "1970-01-26T22:06:52", "1970-01-27T03:26:52", "1970-01-01T11:08:34", "1970-01-01T18:38:34", "1970-01-05T22:40:26", "1970-01-06T06:20:26", "1970-01-08T21:48:42", "1970-01-09T05:18:42", "1970-01-12T17:03:13", "1970-01-12T22:23:13", "1970-01-17T04:03:48", "1970-01-17T09:03:48", "1970-01-21T01:01:00", "1970-01-21T08:31:00", "1970-01-26T11:31:03", "1970-01-26T19:11:03", "1970-01-01T00:00:00", "1970-01-01T07:30:00", "1970-01-05T19:42:52", "1970-01-06T03:22:52", "1970-01-09T00:22:40", "1970-01-09T05:22:40", "1970-01-11T17:09:12", "1970-01-11T22:09:12", "1970-01-18T14:09:07", "1970-01-18T21:49:07", "1970-01-22T18:24:31", "1970-01-23T01:54:31", "1970-01-26T14:14:47", "1970-01-26T21:54:47"], "y": [8, 8, 8, 8, 9, 9, 8, 8, 3, 3, 10, 10, 3, 3, 8, 8, 10, 10, 5, 5, 10, 10, 4, 4, 8, 8, 8, 8, 8, 8, 10, 10, 3, 3, 3, 3, 4, 4, 0, 0, 9, 9, 1, 1, 5, 5, 2, 2, 10, 10, 3, 3, 3, 3, 0, 0, 8, 8, 4, 4, 10, 10, 0, 0, 9, 9, 10, 10, 5, 5, 8, 8, 5, 5, 9, 9, 9, 9, 5, 5, 8, 8, 5, 5]}], "layout": {"height": 600, "hovermode": "closest", "showlegend": true, "title": {"text": "Gantt Chart"}, "xaxis": {"rangeselector": {"buttons": [{"count": 7, "label": "1w", "step": "day", "stepmode": "backward"}, {"count": 1, "label": "1m", "step": "month", "stepmode": "backward"}, {"count": 6, "label": "6m", "step": "month", "stepmode": "backward"}, {"count": 1, "label": "YTD", "step": "year", "stepmode": "todate"}, {"count": 1, "label": "1y", "step": "year", "stepmode": "backward"}, {"step": "all"}]}, "showgrid": false, "type": "date", "zeroline": false}, "yaxis": {"autorange": false, "range": [-1, 12], "showgrid": false, "ticktext": ["A1", "A5", "C3", "C1", "A4", "A6", "C0", "B6", "A2", "B3", "A3"], "tickvals": [0, 1, 2, 3, 4, 5, 6, 7, 8, 9, 10], "zeroline": false}}}
